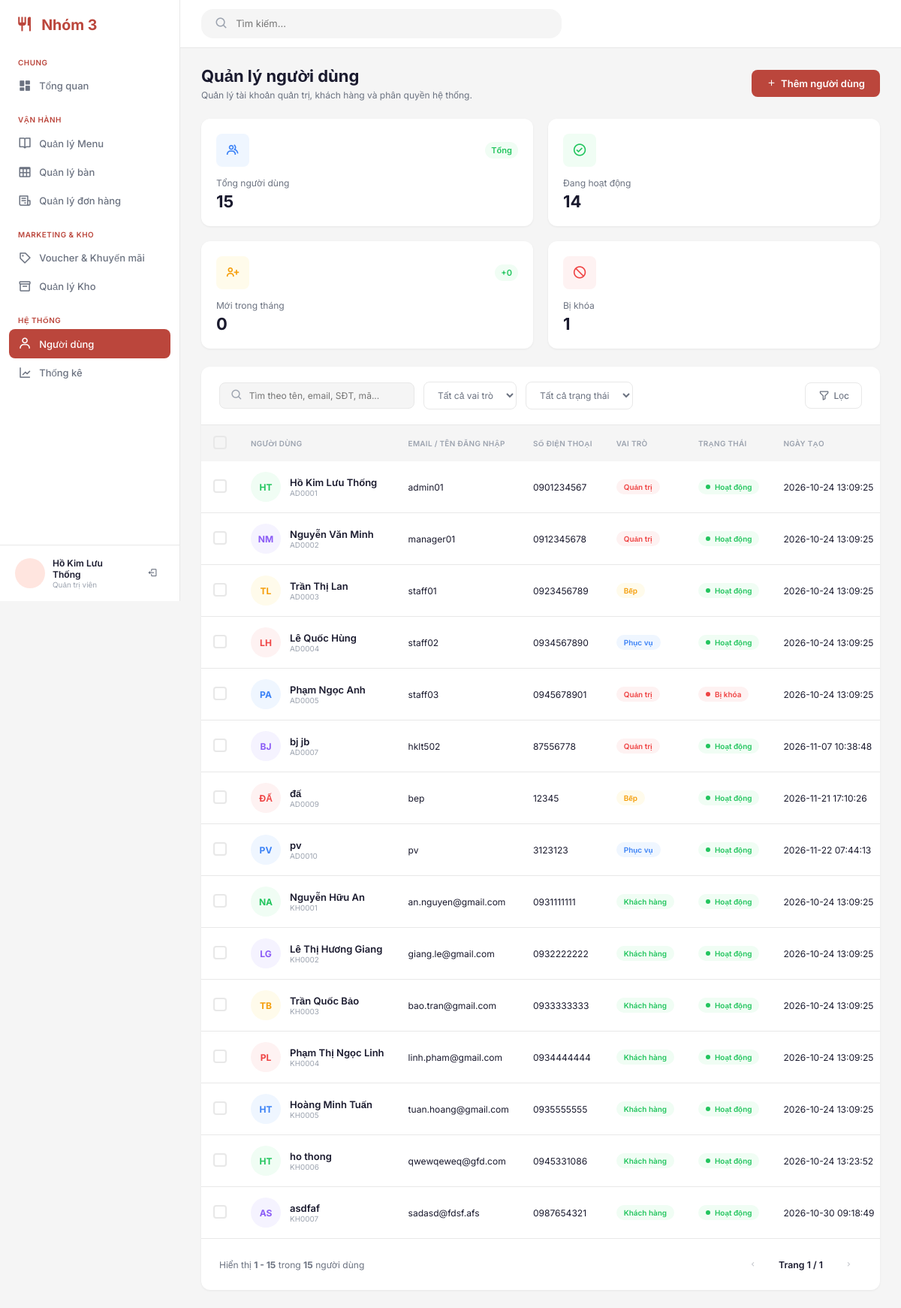
Page /admin/index.php?page=users (signed in) on the committed database.
### tables this page shows
CREATE TABLE `customer` (
  `customerId` int(11) NOT NULL,
  `customerName` varchar(100) NOT NULL,
  `customerPhone` varchar(20) NOT NULL,
  `customerEmail` varchar(150) DEFAULT NULL,
  `passwordHash` varchar(255) DEFAULT NULL,
  `birthDate` date DEFAULT NULL,
  `gender` enum('MALE','FEMALE','OTHER') DEFAULT 'MALE',
  `address` varchar(255) DEFAULT NULL,
  `visitCount` int(11) DEFAULT 0,
  `isDeleted` tinyint(1) NOT NULL DEFAULT 0,
  `createdAt` datetime NOT NULL DEFAULT current_timestamp()
);

### admin/index.php (called while the page is built, shortened)
<?php
$page   = $_GET['page'] ?? 'overview';
require_once __DIR__ . "/page/{$page}/index.php";

### admin/page/users/action.php (called while the page is built, shortened)
<?php
require_once __DIR__ . '/function.php';
$search = trim($_GET['search'] ?? '');
$role = $_GET['role'] ?? '';
$status = $_GET['status'] ?? '';
$users = user_get_all($conn, $search, $role, $status);
$userStats     = user_calculate_stats($users);
$statTotal     = $userStats['statTotal'];
$statActive    = $userStats['statActive'];
$statLocked    = $userStats['statLocked'];
$statNewMonth  = $userStats['statNewMonth'];
$currentPage   = 1;
$totalPages    = 1;
$startItem     = $userStats['startItem'];
$endItem       = $userStats['endItem'];
$totalUsers    = $statTotal;
$prevPageUrl   = $nextPageUrl = null;
$searchKeyword = $search;

### admin/page/users/function.php (called while the page is built, shortened)
<?php
function user_staff_roles()
{
    return ['Quản trị' => 'ADMIN', 'Bếp' => 'KITCHEN', 'Phục vụ' => 'WAITER'];
}
function user_role_label($code)
{
    $flip = array_flip(user_staff_roles());
    return $flip[strtoupper((string)$code)] ?? 'Quản trị';
}
function user_get_all($conn, $search = '', $role = '', $status = '')
{
    $users = [];
    $staffRoles = user_staff_roles();
    if ($role === '' || isset($staffRoles[$role])) {
        $sql = "SELECT adminId id, CONCAT('AD',LPAD(adminId,4,'0')) code,
                adminName name, username email, adminPhone phone,
                'admin' type, role roleCode,
                IF(isDeleted=1,'locked','active') status, createdAt
                FROM admin WHERE 1";
        $types = '';
        $binds = [];
        $sql .= user_status_sql($status);
        if ($binds) {
            $stmt = $conn->prepare($sql);
            $stmt->bind_param($types, ...$binds);
            $stmt->execute();
            $rows = $stmt->get_result()->fetch_all(MYSQLI_ASSOC);
        } else {
            $result = $conn->query($sql);
            $rows = $result ? $result->fetch_all(MYSQLI_ASSOC) : [];
        }
        foreach ($rows as &$row) {
            $row['role'] = user_role_label($row['roleCode']);
        }
        $users = array_merge($users, $rows);
    }
    if ($role === '' || $role === 'Khách hàng') {
        $sql = "SELECT customerId id, CONCAT('KH',LPAD(customerId,4,'0')) code,
                customerName name, customerEmail email, customerPhone phone,
                'customer' type, 'Khách hàng' role,
                IF(isDeleted=1,'locked','active') status, createdAt
                FROM customer WHERE 1";
        if ($search !== '') {
            $q = '%' . $search . '%';
            $sql .= ' AND (customerName LIKE ? OR customerEmail LIKE ? OR customerPhone LIKE ?)';
            $stmt = $conn->prepare($sql . user_status_sql($status));
            $stmt->bind_param('sss', $q, $q, $q);
            $stmt->execute();
            $rows = $stmt->get_result()->fetch_all(MYSQLI_ASSOC);
        } else {
            $result = $conn->query($sql . user_status_sql($status));
            $rows = $result ? $result->fetch_all(MYSQLI_ASSOC) : [];
        }
        $users = array_merge($users, $rows);
    }
    return $users;
}
function user_status_sql($status)
{
    return '';
}
function user_calculate_stats($users)
{
    $statTotal = count($users);
    $statActive = count(array_filter($users, function ($u) {
        return ($u['status'] ?? '') === 'active';
    }));
    return [
        'statTotal'    => $statTotal,
        'statActive'   => $statActive,
        'statLocked'   => $statTotal - $statActive,
        'statNewMonth' => 0,
        'startItem'    => $statTotal ? 1 : 0,
        'endItem'      => $statTotal,
    ];
}

### admin/page/users/index.php (the view, shortened to what this page needs)
<?php
require_once __DIR__ . "/action.php";
include_once __DIR__ . '/../../../layouts/admin_header.php';
?>
<div class="page-title">
    <div>
        <h1 class="page-title__heading">Quản lý người dùng</h1>
        <p class="page-title__desc">Quản lý tài khoản quản trị, khách hàng và phân quyền hệ thống.</p>
    </div>
    <button class="btn btn--primary" id="btnAddUser" type="button">
        <i class="bx bx-plus"></i> Thêm người dùng
    </button>
</div>
<div class="stat-cards">
    <div class="stat-card">
        <div class="stat-card__header">
            <div class="stat-card__icon stat-card__icon--blue"><i class="bx bx-group"></i></div>
            <span class="stat-card__badge stat-card__badge--up">Tổng</span>
        </div>
        <p class="stat-card__label">Tổng người dùng</p>
        <p class="stat-card__value"><?= $statTotal ?></p>
    </div>
    <div class="stat-card">
        <div class="stat-card__header">
            <div class="stat-card__icon stat-card__icon--green"><i class="bx bx-check-circle"></i></div>
        </div>
        <p class="stat-card__label">Đang hoạt động</p>
        <p class="stat-card__value"><?= $statActive ?></p>
    </div>
    <div class="stat-card">
        <div class="stat-card__header">
            <div class="stat-card__icon stat-card__icon--orange"><i class="bx bx-user-plus"></i></div>
            <span class="stat-card__badge stat-card__badge--up">+<?= $statNewMonth ?></span>
        </div>
        <p class="stat-card__label">Mới trong tháng</p>
        <p class="stat-card__value"><?= $statNewMonth ?></p>
    </div>
    <div class="stat-card">
        <div class="stat-card__header">
            <div class="stat-card__icon stat-card__icon--red"><i class="bx bx-block"></i></div>
        </div>
        <p class="stat-card__label">Bị khóa</p>
        <p class="stat-card__value"><?= $statLocked ?></p>
    </div>
</div>
<div class="users-card">
    <form class="toolbar" method="GET" action="index.php" id="filterForm">
        <div class="toolbar__left">
            <div class="toolbar__search">
                <i class="bx bx-search"></i>
                <input type="text" name="search" id="searchInput" placeholder="Tìm theo tên, email, SĐT, mã..." value="<?= htmlspecialchars($searchKeyword ?? '') ?>">
            </div>
            <div class="toolbar__filter">
                <select class="toolbar__select" name="role" id="roleFilter" onchange="this.form.submit()">
                    <option value="">Tất cả vai trò</option>
                </select>
            </div>
            <div class="toolbar__filter">
                <select class="toolbar__select" name="status" id="statusFilter" onchange="this.form.submit()">
                    <option value="">Tất cả trạng thái</option>
                </select>
            </div>
        </div>
        <div class="toolbar__right">
            <button class="toolbar__btn" type="submit" title="Áp dụng bộ lọc">
                <i class="bx bx-filter-alt"></i> Lọc
            </button>
        </div>
    </form>
    <div class="table-wrapper">
        <table class="users-table">
            <thead>
                <tr>
                    <th>
                        <label class="custom-checkbox">
                            <span class="custom-checkbox__mark"></span>
                        </label>
                    </th>
                    <th>NGƯỜI DÙNG</th>
                    <th>EMAIL / TÊN ĐĂNG NHẬP</th>
                    <th>SỐ ĐIỆN THOẠI</th>
                    <th>VAI TRÒ</th>
                    <th>TRẠNG THÁI</th>
                    <th>NGÀY TẠO</th>
                </tr>
            </thead>
            <tbody>
                <?php if (empty($users)): ?>
                    <tr>
                        <td colspan="8" class="users-table__empty">
                            <i class="bx bx-user-x"></i>
                            Không tìm thấy người dùng nào phù hợp với bộ lọc!
                        </td>
                    </tr>
                <?php else: ?>
                    <?php
                    $avatarColors = ['blue', 'green', 'purple', 'orange', 'red'];
                    foreach ($users as $u):
                        $cleanName = trim($u['name']);
                        $parts = preg_split('/\s+/', $cleanName);
                        if (count($parts) > 1) {
                            $initials = mb_substr($parts[0], 0, 1, 'UTF-8') . mb_substr(end($parts), 0, 1, 'UTF-8');
                        } else {
                            $initials = mb_substr($cleanName, 0, 2, 'UTF-8');
                        }
                        $initials = mb_strtoupper($initials, 'UTF-8');
                        $colorClass = 'user-info__avatar--' . $avatarColors[$u['id'] % count($avatarColors)];
                    ?>
                        <tr>
                            <td>
                                <label class="custom-checkbox">
                                    <span class="custom-checkbox__mark"></span>
                                </label>
                            </td>
                            <td>
                                <div class="user-info">
                                    <div class="user-info__avatar <?= $colorClass ?>"><?= $initials ?></div>
                                    <div>
                                        <p class="user-info__name"><?= htmlspecialchars($u['name']) ?></p>
                                        <p class="user-info__id"><?= htmlspecialchars($u['code']) ?></p>
                                    </div>
                                </div>
                            </td>
                            <td><?= htmlspecialchars($u['email']) ?></td>
                            <td><?= htmlspecialchars($u['phone']) ?></td>
                            <td><span class="role-badge role-badge--<?= htmlspecialchars($u['roleClass'] ?? $u['type']) ?>"><?= htmlspecialchars($u['role']) ?></span></td>
                            <td><span class="status-badge status-badge--<?= $u['status'] ?>"><?= $u['status'] === 'locked' ? 'Bị khóa' : 'Hoạt động' ?></span></td>
                            <td><?= htmlspecialchars($u['createdAt']) ?></td>
                        </tr>
                    <?php endforeach; ?>
                <?php endif; ?>
            </tbody>
        </table>
    </div>
    <div class="pagination">
        <div class="pagination__info">
            Hiển thị <strong><?= $startItem ?> - <?= $endItem ?></strong> trong <strong><?= $totalUsers ?></strong> người dùng
        </div>
        <div class="pagination__controls">
            <button class="pagination__btn" <?= $prevPageUrl ? "onclick=\"location.href='{$prevPageUrl}'\"" : "disabled" ?> id="btnPrevPage" type="button" title="Trang trước">
                <i class="bx bx-chevron-left"></i>
            </button>
            <span class="pagination__current-label">
                Trang <?= $currentPage ?> / <?= $totalPages ?>
            </span>
            <button class="pagination__btn" <?= $nextPageUrl ? "onclick=\"location.href='{$nextPageUrl}'\"" : "disabled" ?> id="btnNextPage" type="button" title="Trang kế tiếp">
                <i class="bx bx-chevron-right"></i>
            </button>
        </div>
    </div>
</div>
</main>
</div>
</body>
</html>

### rows in the picture
customer: customerName "NA", customerName "Nguyễn Hữu An", code "KH0001", customerEmail "an.nguyen@gmail.com", customerPhone "0931111111", role "Khách hàng", shows "Hoạt động", createdAt "2026-10-24 13:09:25"
customer: customerName "LG", customerName "Lê Thị Hương Giang", code "KH0002", customerEmail "giang.le@gmail.com", customerPhone "0932222222", role "Khách hàng", shows "Hoạt động", createdAt "2026-10-24 13:09:25"
customer: customerName "TB", customerName "Trần Quốc Bảo", code "KH0003", customerEmail "bao.tran@gmail.com", customerPhone "0933333333", role "Khách hàng", shows "Hoạt động", createdAt "2026-10-24 13:09:25"
customer: customerName "PL", customerName "Phạm Thị Ngọc Linh", code "KH0004", customerEmail "linh.pham@gmail.com", customerPhone "0934444444", role "Khách hàng", shows "Hoạt động", createdAt "2026-10-24 13:09:25"
customer: customerName "HT", customerName "Hoàng Minh Tuấn", code "KH0005", customerEmail "tuan.hoang@gmail.com", customerPhone "0935555555", role "Khách hàng", shows "Hoạt động", createdAt "2026-10-24 13:09:25"
customer: customerName "HT", customerName "ho thong", code "KH0006", customerEmail "qwewqeweq@gfd.com", customerPhone "0945331086", role "Khách hàng", shows "Hoạt động", createdAt "2026-10-24 13:23:52"
customer: customerName "AS", customerName "asdfaf", code "KH0007", customerEmail "sadasd@fdsf.afs", customerPhone "0987654321", role "Khách hàng", shows "Hoạt động", createdAt "2026-10-30 09:18:49"

### other values in the picture
$_SESSION['admin_name'] "Hồ Kim Lưu Thống"
$statTotal "15"
$statActive "14"
$statNewMonth "0"
$statLocked "1"
$initials "HT"
$u['name'] "Hồ Kim Lưu Thống"
$u['code'] "AD0001"
$u['email'] "admin01"
$u['phone'] "0901234567"
$u['role'] "Quản trị"
$u['createdAt'] "2026-10-24 13:09:25"
$initials "NM"
$u['name'] "Nguyễn Văn Minh"
$u['code'] "AD0002"
